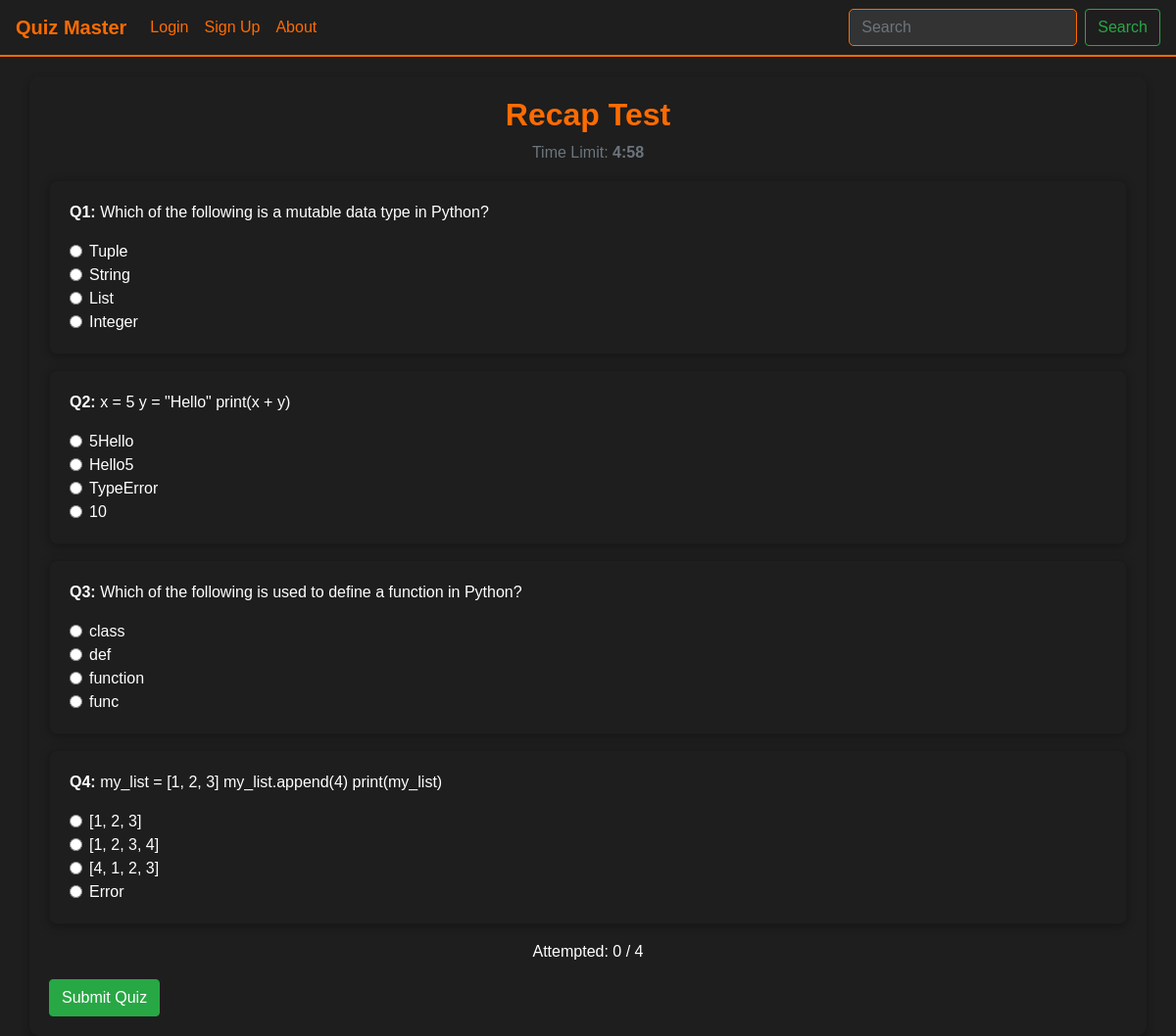
Page /start_quiz/2 on the committed database.
### models.py (models this page shows)
class quizs(db.Model):
    id = db.Column(db.Integer, primary_key=True)
    name = db.Column(db.String(80), unique=True, nullable=False)
    chapter_id = db.Column(db.Integer, db.ForeignKey('chapters.id'), nullable=False)
    subject_id = db.Column(db.Integer, db.ForeignKey('subjects.id'), nullable=False)
    time_limit = db.Column(db.Integer, nullable=False)
    subject = db.relationship('subjects', backref=db.backref('quizs'))
    chapter = db.relationship('chapters', backref=db.backref('quizs'))
    chapter = db.relationship('chapters', backref=db.backref('quizs'))

class questions(db.Model):
    id = db.Column(db.Integer, primary_key=True)
    quiz_id = db.Column(db.Integer, db.ForeignKey('quizs.id'), nullable=False)
    text = db.Column(db.String(80), nullable=False)
    option1 = db.Column(db.String(80), nullable=False)
    option2 = db.Column(db.String(80), nullable=False)
    option3 = db.Column(db.String(80), nullable=False)
    option4 = db.Column(db.String(80), nullable=False)
    answer = db.Column(db.String(80), nullable=False)

### controller/routes.py (the view)
@app.route('/start_quiz/<int:quiz_id>')
def start_quiz(quiz_id):
    quiz = quizs.query.get_or_404(quiz_id)  # Fetch the quiz
    quiz_ques = questions.query.filter_by(quiz_id=quiz.id).all()  # Get questions
    if not quiz_ques:
        flash("No questions available for this quiz.", "warning")
        return redirect(url_for('attempt_quiz'))  # Redirect back if no questions
    return render_template('start_quiz.html', quiz=quiz, quiz_questions=quiz_ques)

### templates/start_quiz.html (shortened to what this page needs)
{% extends 'base.html' %}
{% block content %}
<div class="container">
    <h2 class="text-center">{{ quiz.name }}</h2>
    <p class="text-center text-muted">Time Limit: <strong id="timer">{{ quiz.time_limit }}:00</strong></p>
    {% if quiz_questions %}
        <form method="POST" action="{{ url_for('submit_quiz', quiz_id=quiz.id) }}" id="quiz-form">
            {% for question in quiz_questions %}
                <div class="card my-3">
                    <div class="card-body">
                        <p><strong>Q{{ loop.index }}:</strong> {{ question.text }}</p>
                        <div class="form-check">
                            <input class="form-check-input" type="radio" name="answer_{{ question.id }}" value="{{ question.option1 }}">
                            <label class="form-check-label">{{ question.option1 }}</label>
                        </div>
                        <div class="form-check">
                            <input class="form-check-input" type="radio" name="answer_{{ question.id }}" value="{{ question.option2 }}">
                            <label class="form-check-label">{{ question.option2 }}</label>
                        </div>
                        <div class="form-check">
                            <input class="form-check-input" type="radio" name="answer_{{ question.id }}" value="{{ question.option3 }}">
                            <label class="form-check-label">{{ question.option3 }}</label>
                        </div>
                        <div class="form-check">
                            <input class="form-check-input" type="radio" name="answer_{{ question.id }}" value="{{ question.option4 }}">
                            <label class="form-check-label">{{ question.option4 }}</label>
                        </div>
                    </div>
                </div>
            {% endfor %}
            <p class="text-center">Attempted: <span id="attempted">0</span> / {{ quiz_questions|length }}</p>
            <button type="submit" class="btn btn-success">Submit Quiz</button>
        </form>
    {% else %}
        <p class="text-muted">No questions available for this quiz.</p>
    {% endif %}
</div>
{% endblock %}

### static/style.css (style rules this page uses)
body { font-family: 'Arial', sans-serif; background-color: #1e1e1e; color: #ffffff; }
.container { margin-top: 20px; padding: 20px; background: #1e1e1e; border-radius: 10px; box-shadow: 0 4px 8px rgba(0, 0, 0, 0.3); }
h1, h2, h3 { font-weight: bold; color: #ff6b00; }
.card { border-radius: 8px; background-color: #1e1e1e; box-shadow: 0 2px 10px rgba(0, 0, 0, 0.3); transition: transform 0.2s ease-in-out; }

### rows in the picture
quizs: name "Recap Test"
questions: text "Which of the following is a mutable data type in Python?", option1 "Tuple", option2 "String", option3 "List", option4 "Integer"
questions: text "x = 5 y = \"Hello\" print(x + y)", option1 "5Hello", option2 "Hello5", option3 "TypeError", option4 "10"
questions: text "Which of the following is used to define a function in Python?", option1 "class", option2 "def", option3 "function", option4 "func"
questions: text "my_list = [1, 2, 3] my_list.append(4) print(my_list)", option1 "[1, 2, 3]", option2 "[1, 2, 3, 4]", option3 "[4, 1, 2, 3]", option4 "Error"

### other values in the picture
{{ quiz_questions|length }} "4"
